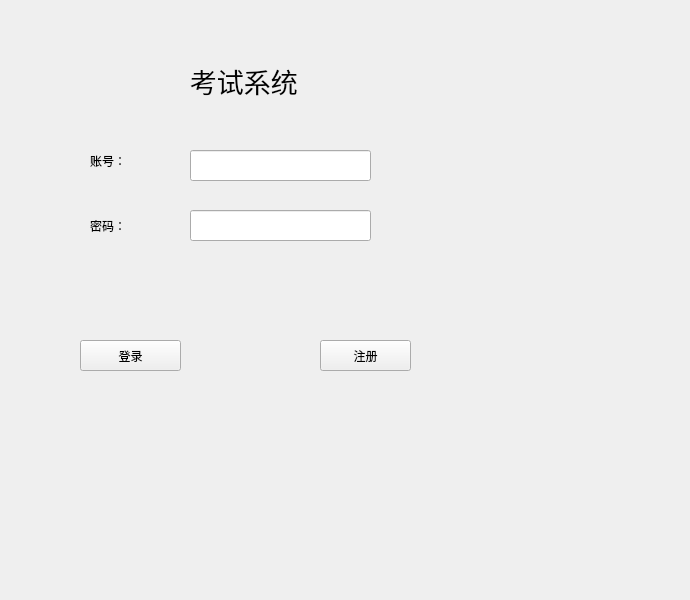
<?xml version="1.0" encoding="UTF-8"?>
<ui version="4.0">
 <class>Enroll</class>
 <widget class="QWidget" name="Enroll">
  <property name="geometry">
   <rect>
    <x>0</x>
    <y>0</y>
    <width>690</width>
    <height>600</height>
   </rect>
  </property>
  <property name="windowTitle">
   <string>Enroll</string>
  </property>
  <widget class="QLabel" name="label">
   <property name="enabled">
    <bool>true</bool>
   </property>
   <property name="geometry">
    <rect>
     <x>190</x>
     <y>50</y>
     <width>291</width>
     <height>61</height>
    </rect>
   </property>
   <property name="font">
    <font>
     <family>Arial</family>
     <pointsize>20</pointsize>
    </font>
   </property>
   <property name="text">
    <string>考试系统</string>
   </property>
  </widget>
  <widget class="QLabel" name="label_2">
   <property name="geometry">
    <rect>
     <x>90</x>
     <y>140</y>
     <width>51</width>
     <height>41</height>
    </rect>
   </property>
   <property name="text">
    <string>账号：</string>
   </property>
  </widget>
  <widget class="QLabel" name="label_3">
   <property name="geometry">
    <rect>
     <x>90</x>
     <y>210</y>
     <width>61</width>
     <height>31</height>
    </rect>
   </property>
   <property name="text">
    <string>密码：</string>
   </property>
  </widget>
  <widget class="QLineEdit" name="lineEdit_name">
   <property name="geometry">
    <rect>
     <x>190</x>
     <y>150</y>
     <width>181</width>
     <height>31</height>
    </rect>
   </property>
  </widget>
  <widget class="QLineEdit" name="lineEdit_pwd">
   <property name="geometry">
    <rect>
     <x>190</x>
     <y>210</y>
     <width>181</width>
     <height>31</height>
    </rect>
   </property>
  </widget>
  <widget class="QPushButton" name="pushButton_enroll">
   <property name="geometry">
    <rect>
     <x>80</x>
     <y>340</y>
     <width>101</width>
     <height>31</height>
    </rect>
   </property>
   <property name="text">
    <string>登录</string>
   </property>
  </widget>
  <widget class="QPushButton" name="pushButton_register">
   <property name="geometry">
    <rect>
     <x>320</x>
     <y>340</y>
     <width>91</width>
     <height>31</height>
    </rect>
   </property>
   <property name="text">
    <string>注册</string>
   </property>
  </widget>
 </widget>
 <resources/>
 <connections/>
</ui>
